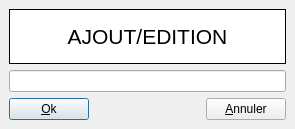
<ui version="4.0" >
 <class>CategoryEdit</class>
 <widget class="QDialog" name="CategoryEdit" >
  <property name="geometry" >
   <rect>
    <x>0</x>
    <y>0</y>
    <width>295</width>
    <height>129</height>
   </rect>
  </property>
  <property name="windowTitle" >
   <string>Ajout/édition d'une catégorie</string>
  </property>
  <layout class="QGridLayout" >
   <property name="margin" >
    <number>9</number>
   </property>
   <property name="spacing" >
    <number>6</number>
   </property>
   <item row="0" column="0" >
    <widget class="QFrame" name="frame" >
     <property name="palette" >
      <palette>
       <active>
        <colorrole role="Base" >
         <brush brushstyle="SolidPattern" >
          <color alpha="255" >
           <red>255</red>
           <green>255</green>
           <blue>255</blue>
          </color>
         </brush>
        </colorrole>
        <colorrole role="Window" >
         <brush brushstyle="SolidPattern" >
          <color alpha="255" >
           <red>255</red>
           <green>255</green>
           <blue>255</blue>
          </color>
         </brush>
        </colorrole>
       </active>
       <inactive>
        <colorrole role="Base" >
         <brush brushstyle="SolidPattern" >
          <color alpha="255" >
           <red>255</red>
           <green>255</green>
           <blue>255</blue>
          </color>
         </brush>
        </colorrole>
        <colorrole role="Window" >
         <brush brushstyle="SolidPattern" >
          <color alpha="255" >
           <red>255</red>
           <green>255</green>
           <blue>255</blue>
          </color>
         </brush>
        </colorrole>
       </inactive>
       <disabled>
        <colorrole role="Base" >
         <brush brushstyle="SolidPattern" >
          <color alpha="255" >
           <red>255</red>
           <green>255</green>
           <blue>255</blue>
          </color>
         </brush>
        </colorrole>
        <colorrole role="Window" >
         <brush brushstyle="SolidPattern" >
          <color alpha="255" >
           <red>255</red>
           <green>255</green>
           <blue>255</blue>
          </color>
         </brush>
        </colorrole>
       </disabled>
      </palette>
     </property>
     <property name="autoFillBackground" >
      <bool>true</bool>
     </property>
     <property name="frameShape" >
      <enum>QFrame::Box</enum>
     </property>
     <property name="frameShadow" >
      <enum>QFrame::Plain</enum>
     </property>
     <layout class="QGridLayout" >
      <property name="margin" >
       <number>9</number>
      </property>
      <property name="spacing" >
       <number>6</number>
      </property>
      <item row="0" column="0" >
       <widget class="QLabel" name="TextLabel1" >
        <property name="sizePolicy" >
         <sizepolicy>
          <hsizetype>1</hsizetype>
          <vsizetype>1</vsizetype>
          <horstretch>0</horstretch>
          <verstretch>0</verstretch>
         </sizepolicy>
        </property>
        <property name="minimumSize" >
         <size>
          <width>0</width>
          <height>0</height>
         </size>
        </property>
        <property name="maximumSize" >
         <size>
          <width>32767</width>
          <height>32767</height>
         </size>
        </property>
        <property name="font" >
         <font>
          <pointsize>16</pointsize>
          <weight>75</weight>
          <bold>true</bold>
         </font>
        </property>
        <property name="text" >
         <string>&lt;html>&lt;head>&lt;meta name="qrichtext" content="1" />&lt;style type="text/css">
p, li { white-space: pre-wrap; }
&lt;/style>&lt;/head>&lt;body style=" font-family:'MS Shell Dlg 2'; font-size:16pt; font-weight:600; font-style:normal; text-decoration:none;">
&lt;p style=" margin-top:0px; margin-bottom:0px; margin-left:0px; margin-right:0px; -qt-block-indent:0; text-indent:0px;">&lt;span style=" font-weight:400;">AJOUT/EDITION&lt;/span>&lt;/p>&lt;/body>&lt;/html></string>
        </property>
        <property name="alignment" >
         <set>Qt::AlignCenter</set>
        </property>
        <property name="wordWrap" >
         <bool>false</bool>
        </property>
       </widget>
      </item>
     </layout>
    </widget>
   </item>
   <item row="1" column="0" >
    <widget class="QLineEdit" name="lneName" />
   </item>
   <item row="2" column="0" >
    <layout class="QHBoxLayout" >
     <property name="margin" >
      <number>0</number>
     </property>
     <property name="spacing" >
      <number>6</number>
     </property>
     <item>
      <widget class="QPushButton" name="btnOk" >
       <property name="text" >
        <string>&amp;Ok</string>
       </property>
      </widget>
     </item>
     <item>
      <spacer>
       <property name="orientation" >
        <enum>Qt::Horizontal</enum>
       </property>
       <property name="sizeType" >
        <enum>QSizePolicy::Expanding</enum>
       </property>
       <property name="sizeHint" >
        <size>
         <width>20</width>
         <height>20</height>
        </size>
       </property>
      </spacer>
     </item>
     <item>
      <widget class="QPushButton" name="btnCancel" >
       <property name="text" >
        <string>&amp;Annuler</string>
       </property>
      </widget>
     </item>
    </layout>
   </item>
  </layout>
 </widget>
 <layoutdefault spacing="6" margin="11" />
 <pixmapfunction>qPixmapFromMimeSource</pixmapfunction>
 <resources/>
 <connections>
  <connection>
   <sender>btnOk</sender>
   <signal>clicked()</signal>
   <receiver>CategoryEdit</receiver>
   <slot>accept()</slot>
   <hints>
    <hint type="sourcelabel" >
     <x>20</x>
     <y>20</y>
    </hint>
    <hint type="destinationlabel" >
     <x>20</x>
     <y>20</y>
    </hint>
   </hints>
  </connection>
  <connection>
   <sender>btnCancel</sender>
   <signal>clicked()</signal>
   <receiver>CategoryEdit</receiver>
   <slot>reject()</slot>
   <hints>
    <hint type="sourcelabel" >
     <x>20</x>
     <y>20</y>
    </hint>
    <hint type="destinationlabel" >
     <x>20</x>
     <y>20</y>
    </hint>
   </hints>
  </connection>
 </connections>
</ui>
